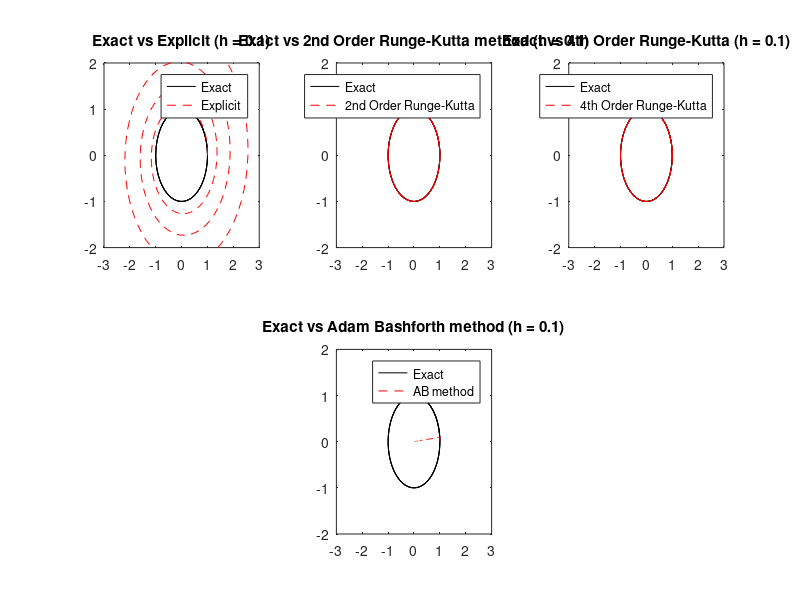

Recreate this plot in MATLAB.
function hw3_prob3()

dt = 0.1; %h = 0.1
t = 0:dt:20;
fy = exp(sqrt(-1)*t);
yinit = 1;

subplot(2,3,1);
plot(fy, 'k');
hold on;
N = length(t);
exY(1) = yinit;
for i = 2:N
   exY(i) = exY(i-1)+sqrt(-1)*exY(i-1)*dt;
end
plot(exY, 'r--');
title('Exact vs Explicit (h = 0.1)');
ylim([-2 2]);
xlim([-3 3]);
legend('Exact','Explicit');

subplot(2,3,2);
plot(fy, 'k');
hold on;
N = length(t);
y_RK2(1) = yinit;
for i = 2:N
 %Step -1 
 w_tildle = y_RK2(i-1) + dt *(sqrt(-1)*y_RK2(i-1));
 % Step - 2
 y_RK2(i) = y_RK2(i-1) + dt *(0.5*(sqrt(-1)*y_RK2(i-1))+0.5*(sqrt(-1)*w_tildle))
end
plot(y_RK2,'r--');
ylim([-2 2]);
xlim([-3 3]);
title('Exact vs 2nd Order Runge-Kutta method (h = 0.1)');
legend('Exact','2nd Order Runge-Kutta');

subplot(2,3,3);
plot(fy, 'k');
hold on;
N = length(t);
y_RK2_B(1) = yinit;
for i = 2:N
 %Step -1 
 w_tildle = y_RK2_B(i-1) + (2/3)* dt *(sqrt(-1)*y_RK2_B(i-1));
 % Step - 2
 y_RK2_B(i) = y_RK2_B(i-1) + dt *( 0.25*(sqrt(-1)*y_RK2_B(i-1))+ 0.75*(sqrt(-1)*w_tildle));
end
plot(y_RK2_B,'r--');
ylim([-2 2]);
xlim([-3 3]);
title('Exact vs 4th Order Runge-Kutta (h = 0.1)');
legend('Exact','4th Order Runge-Kutta');

subplot(2,3,5);
plot(fy, 'k');
hold on;
y_AB(1) = yinit;
%Supply the solution from Runge-Kutta 2nd order
y_AB(2) = y_RK2(2);
for i=3:N
 y_AB(i) = y_AB(i-1) + (3/2)*dt * (-0.5 * y_AB(i-1)) - (1/2)*dt * (-0.5 * y_AB(i-2));
end
plot(y_AB,'r--');
ylim([-2 2]);
xlim([-3 3]);
title('Exact vs Adam Bashforth method (h = 0.1)');
legend('Exact','AB method');

end
